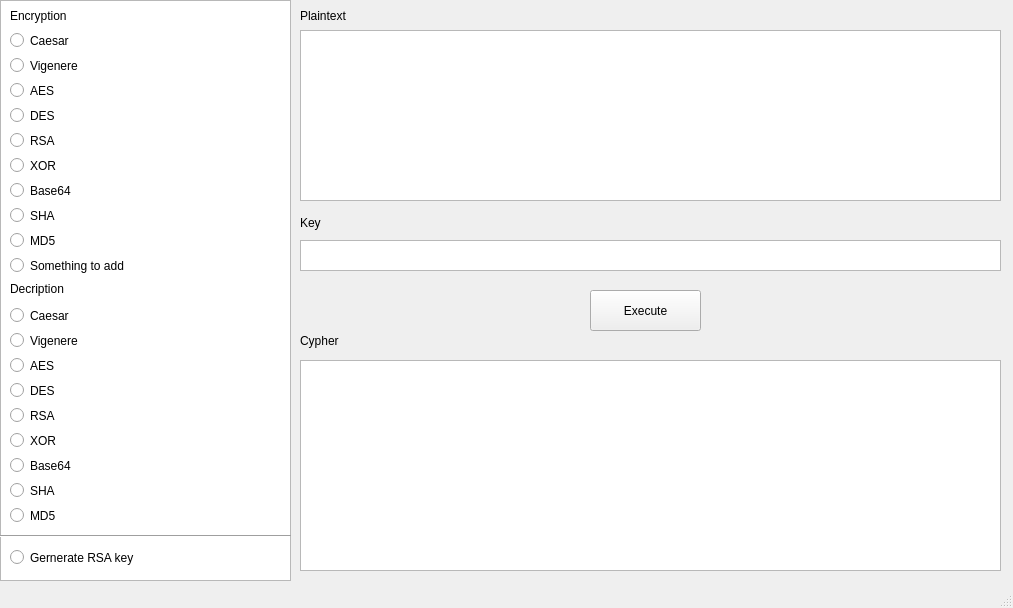
<?xml version="1.0" encoding="UTF-8"?>
<ui version="4.0">
 <class>MainWindow</class>
 <widget class="QMainWindow" name="MainWindow">
  <property name="geometry">
   <rect>
    <x>0</x>
    <y>0</y>
    <width>1013</width>
    <height>608</height>
   </rect>
  </property>
  <property name="windowTitle">
   <string>MainWindow</string>
  </property>
  <widget class="QWidget" name="centralwidget">
   <widget class="QListWidget" name="listWidget">
    <property name="geometry">
     <rect>
      <x>0</x>
      <y>0</y>
      <width>291</width>
      <height>581</height>
     </rect>
    </property>
   </widget>
   <widget class="QRadioButton" name="radioButton">
    <property name="geometry">
     <rect>
      <x>10</x>
      <y>20</y>
      <width>271</width>
      <height>41</height>
     </rect>
    </property>
    <property name="text">
     <string>Caesar</string>
    </property>
   </widget>
   <widget class="QRadioButton" name="radioButton_2">
    <property name="geometry">
     <rect>
      <x>10</x>
      <y>50</y>
      <width>271</width>
      <height>31</height>
     </rect>
    </property>
    <property name="text">
     <string>Vigenere</string>
    </property>
   </widget>
   <widget class="QRadioButton" name="radioButton_3">
    <property name="geometry">
     <rect>
      <x>10</x>
      <y>70</y>
      <width>271</width>
      <height>41</height>
     </rect>
    </property>
    <property name="text">
     <string>AES</string>
    </property>
   </widget>
   <widget class="QTextEdit" name="textEdit">
    <property name="geometry">
     <rect>
      <x>300</x>
      <y>30</y>
      <width>701</width>
      <height>171</height>
     </rect>
    </property>
   </widget>
   <widget class="QTextEdit" name="textEdit_2">
    <property name="geometry">
     <rect>
      <x>300</x>
      <y>360</y>
      <width>701</width>
      <height>211</height>
     </rect>
    </property>
   </widget>
   <widget class="QLabel" name="label">
    <property name="geometry">
     <rect>
      <x>300</x>
      <y>0</y>
      <width>58</width>
      <height>31</height>
     </rect>
    </property>
    <property name="text">
     <string>Plaintext</string>
    </property>
   </widget>
   <widget class="QLabel" name="label_2">
    <property name="geometry">
     <rect>
      <x>300</x>
      <y>207</y>
      <width>58</width>
      <height>31</height>
     </rect>
    </property>
    <property name="text">
     <string>Key</string>
    </property>
   </widget>
   <widget class="QLabel" name="label_3">
    <property name="geometry">
     <rect>
      <x>300</x>
      <y>330</y>
      <width>81</width>
      <height>21</height>
     </rect>
    </property>
    <property name="text">
     <string>Cypher</string>
    </property>
   </widget>
   <widget class="QPushButton" name="pushButton">
    <property name="geometry">
     <rect>
      <x>590</x>
      <y>290</y>
      <width>111</width>
      <height>41</height>
     </rect>
    </property>
    <property name="text">
     <string>Execute</string>
    </property>
   </widget>
   <widget class="QRadioButton" name="radioButton_4">
    <property name="geometry">
     <rect>
      <x>10</x>
      <y>90</y>
      <width>271</width>
      <height>51</height>
     </rect>
    </property>
    <property name="text">
     <string>DES</string>
    </property>
   </widget>
   <widget class="QRadioButton" name="radioButton_5">
    <property name="geometry">
     <rect>
      <x>10</x>
      <y>120</y>
      <width>271</width>
      <height>41</height>
     </rect>
    </property>
    <property name="text">
     <string>RSA</string>
    </property>
   </widget>
   <widget class="QLabel" name="label_4">
    <property name="geometry">
     <rect>
      <x>10</x>
      <y>0</y>
      <width>281</width>
      <height>31</height>
     </rect>
    </property>
    <property name="text">
     <string>Encryption</string>
    </property>
   </widget>
   <widget class="QLabel" name="label_5">
    <property name="geometry">
     <rect>
      <x>10</x>
      <y>280</y>
      <width>121</width>
      <height>18</height>
     </rect>
    </property>
    <property name="text">
     <string>Decription</string>
    </property>
   </widget>
   <widget class="QRadioButton" name="radioButton_6">
    <property name="geometry">
     <rect>
      <x>10</x>
      <y>140</y>
      <width>271</width>
      <height>51</height>
     </rect>
    </property>
    <property name="text">
     <string>XOR</string>
    </property>
   </widget>
   <widget class="QRadioButton" name="radioButton_7">
    <property name="geometry">
     <rect>
      <x>10</x>
      <y>170</y>
      <width>271</width>
      <height>41</height>
     </rect>
    </property>
    <property name="text">
     <string>Base64</string>
    </property>
   </widget>
   <widget class="QRadioButton" name="radioButton_8">
    <property name="geometry">
     <rect>
      <x>10</x>
      <y>200</y>
      <width>271</width>
      <height>31</height>
     </rect>
    </property>
    <property name="text">
     <string>SHA</string>
    </property>
   </widget>
   <widget class="QRadioButton" name="radioButton_9">
    <property name="geometry">
     <rect>
      <x>10</x>
      <y>220</y>
      <width>271</width>
      <height>41</height>
     </rect>
    </property>
    <property name="text">
     <string>MD5</string>
    </property>
   </widget>
   <widget class="QRadioButton" name="radioButton_10">
    <property name="geometry">
     <rect>
      <x>10</x>
      <y>250</y>
      <width>271</width>
      <height>31</height>
     </rect>
    </property>
    <property name="text">
     <string>Something to add</string>
    </property>
   </widget>
   <widget class="QRadioButton" name="radioButton_11">
    <property name="geometry">
     <rect>
      <x>10</x>
      <y>300</y>
      <width>271</width>
      <height>31</height>
     </rect>
    </property>
    <property name="text">
     <string>Caesar</string>
    </property>
   </widget>
   <widget class="QRadioButton" name="radioButton_12">
    <property name="geometry">
     <rect>
      <x>10</x>
      <y>320</y>
      <width>271</width>
      <height>41</height>
     </rect>
    </property>
    <property name="text">
     <string>Vigenere</string>
    </property>
   </widget>
   <widget class="QRadioButton" name="radioButton_13">
    <property name="geometry">
     <rect>
      <x>10</x>
      <y>340</y>
      <width>271</width>
      <height>51</height>
     </rect>
    </property>
    <property name="text">
     <string>AES</string>
    </property>
   </widget>
   <widget class="QRadioButton" name="radioButton_14">
    <property name="geometry">
     <rect>
      <x>10</x>
      <y>370</y>
      <width>271</width>
      <height>41</height>
     </rect>
    </property>
    <property name="text">
     <string>DES</string>
    </property>
   </widget>
   <widget class="QRadioButton" name="radioButton_15">
    <property name="geometry">
     <rect>
      <x>10</x>
      <y>400</y>
      <width>271</width>
      <height>31</height>
     </rect>
    </property>
    <property name="text">
     <string>RSA</string>
    </property>
   </widget>
   <widget class="QRadioButton" name="radioButton_16">
    <property name="geometry">
     <rect>
      <x>10</x>
      <y>420</y>
      <width>271</width>
      <height>41</height>
     </rect>
    </property>
    <property name="text">
     <string>XOR</string>
    </property>
   </widget>
   <widget class="QRadioButton" name="radioButton_17">
    <property name="geometry">
     <rect>
      <x>10</x>
      <y>440</y>
      <width>271</width>
      <height>51</height>
     </rect>
    </property>
    <property name="text">
     <string>Base64</string>
    </property>
   </widget>
   <widget class="QRadioButton" name="radioButton_18">
    <property name="geometry">
     <rect>
      <x>10</x>
      <y>470</y>
      <width>271</width>
      <height>41</height>
     </rect>
    </property>
    <property name="text">
     <string>SHA</string>
    </property>
   </widget>
   <widget class="QRadioButton" name="radioButton_19">
    <property name="geometry">
     <rect>
      <x>10</x>
      <y>500</y>
      <width>271</width>
      <height>31</height>
     </rect>
    </property>
    <property name="text">
     <string>MD5</string>
    </property>
   </widget>
   <widget class="QRadioButton" name="radioButton_20">
    <property name="geometry">
     <rect>
      <x>10</x>
      <y>542</y>
      <width>271</width>
      <height>31</height>
     </rect>
    </property>
    <property name="text">
     <string>Gernerate RSA key</string>
    </property>
   </widget>
   <widget class="Line" name="line">
    <property name="geometry">
     <rect>
      <x>0</x>
      <y>526</y>
      <width>291</width>
      <height>20</height>
     </rect>
    </property>
    <property name="orientation">
     <enum>Qt::Orientation::Horizontal</enum>
    </property>
   </widget>
   <widget class="QTextEdit" name="textEdit_3">
    <property name="geometry">
     <rect>
      <x>300</x>
      <y>240</y>
      <width>701</width>
      <height>31</height>
     </rect>
    </property>
   </widget>
  </widget>
  <widget class="QMenuBar" name="menubar">
   <property name="geometry">
    <rect>
     <x>0</x>
     <y>0</y>
     <width>1013</width>
     <height>23</height>
    </rect>
   </property>
  </widget>
  <widget class="QStatusBar" name="statusbar"/>
 </widget>
 <resources/>
 <connections/>
</ui>
